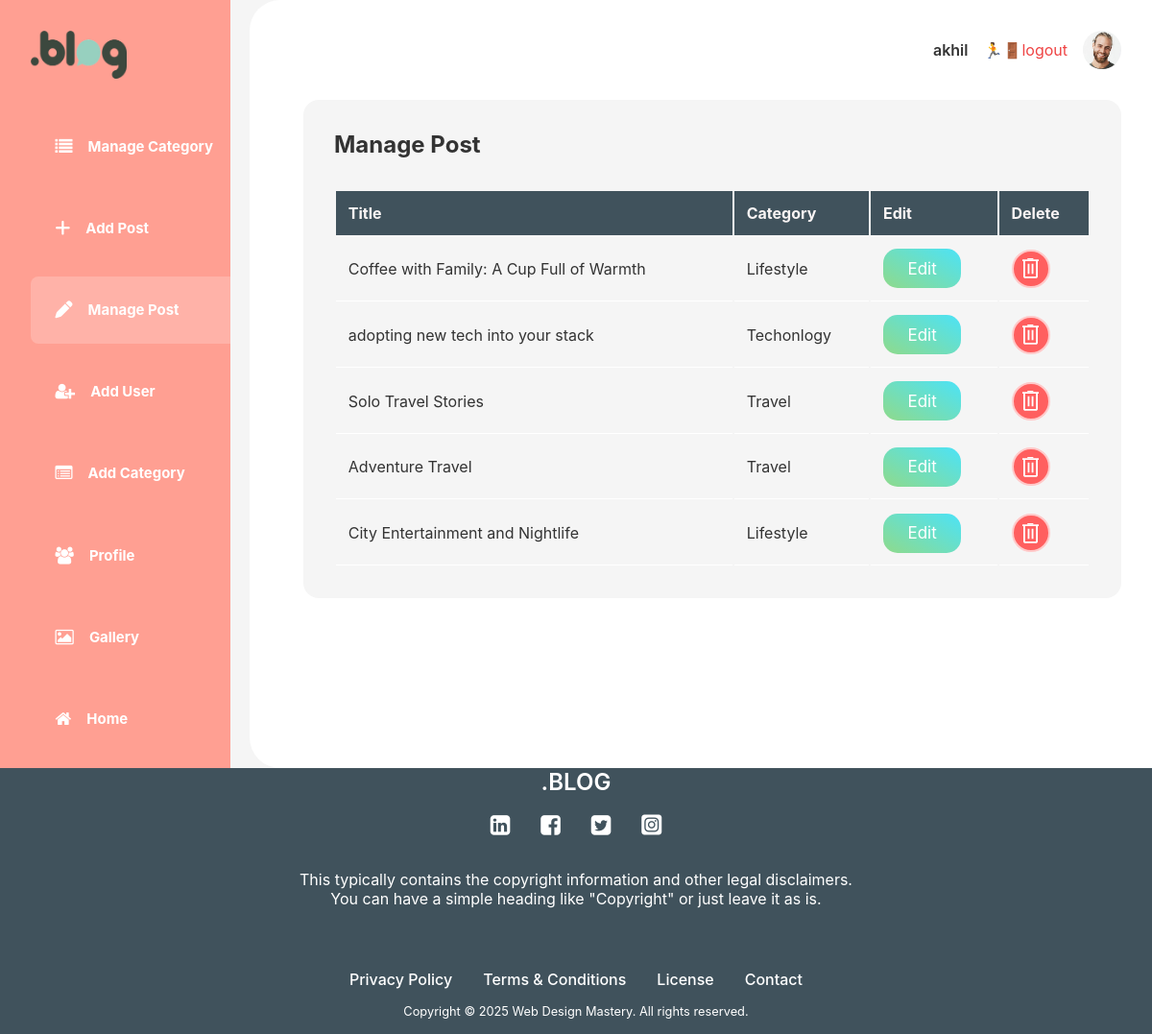
The app's page /manage-post/ (signed in) with its own data.
### home/models.py (models this page shows, shortened)
class profile(models.Model):
   user=models.OneToOneField(User, on_delete=models.CASCADE,null=True,blank=True)
   bio = models.TextField(blank=True)
   image=models.ImageField(upload_to='profilepic')

class ViewPost1(models.Model):
    title = models.CharField(max_length=200)
    content = models.TextField()
    imag = models.ImageField(upload_to='profile_picture/', null=True, blank=True)
    us= models.ForeignKey(User, on_delete=models.CASCADE,default=1)
    created_at = models.DateTimeField(auto_now_add=True)
    updated_at = models.DateTimeField(auto_now=True)
    cate=models.ForeignKey(Category,on_delete=models.CASCADE,null=True,blank=True)
    liked = models.ManyToManyField(User, default=None, blank=True,related_name='likes')

class Category(models.Model):
    name = models.CharField(max_length=100)
    def __str__(self):
        return self.name

### home/views.py (the view)
# urls.py: path('manage-post/', views.managepostfun),
@login_required
def managepostfun(request):
    v=ViewPost1.objects.filter(us=request.user)
    return render(request,'manage-post.html', {'view':v})

### home/templates/manage-post.html (shortened to what this page needs)
{%load static %}
<!DOCTYPE html>
<html lang="en">
<head>
   <link rel="stylesheet" href="{% static 'css/new.css' %}">
 <link rel="stylesheet" href="https://cdnjs.cloudflare.com/ajax/libs/font-awesome/6.7.2/css/all.min.css">
 <link rel="stylesheet" href="https://cdnjs.cloudflare.com/ajax/libs/font-awesome/4.7.0/css/font-awesome.min.css">
</head>
<body>
    <div class="container">
        <aside class="sidebar">
            <div class="brand">
                <img class="abc" src="{% static 'image/DotBlog_domain_logo-removebg-preview.png' %}" alt="">
            </div>
            <nav class="nav-menu">
              <a href="/Dashboard" ><i class="fa fa-list"></i>
                <h5>Manage Category</h5>
              </a>
              <a href="/addpost"><i class="fa fa-add"></i>
                <h5>Add Post</h5>
              </a>
              <a href="/manage-post" class="active" ><i class="fa fa-pen"></i>
                <h5>Manage Post</h5>
              </a>
              <a href="/register"><i class="fa fa-user-plus"></i>
                <h5>Add User</h5>
              </a>
              <a href="/add-category"><i class="fa fa-list-alt"></i>
                <h5>Add Category</h5>
              </a>
              <a href="/profile"><i class="fa fa-users"></i>
                <h5>Profile</h5>
              </a>
              <a href="/gellary"><i class="fa fa-picture-o"></i>
                <h5>Gallery</h5>
              </a>
              <a href="/blog"><i class="fa fa-home"></i>
                <h5>Home</h5>
              </a>
            </nav>
        </aside>
        <main class="main-content">
            <header class="top-bar">
                <div class="user-profile">
                    <span class="user-name">{{user}}</span>
                    {% if user.is_authenticated %}
                    <a href="/logout" style="color: #ef4444;text-decoration: none;"   ><span>🏃🚪</span>logout </a>
                    {% else %}
                    <a href="#" style="color: #ef4444;"> <span>🚪</span> Sign Out </a>
                    {% endif %}
                    {% if user.is_authenticated %}
                    <img src="{{user.profile.image.url}}" alt="Profile" class="avatar">
                    {% endif %}
                </div>
            </header>
            <section class="growth-section">
                <div class="section-header">
                  <h2>Manage Post</h2>
                </div>
                <table>
                  <thead>
                    <tr>
                     <th>Title</th>
                     <th>Category</th>
                     <th>Edit</th>
                     <th>Delete</th>
                    </tr>
                  </thead>
                 <tbody>
                    {% for i in view %}
                    <tr>
                        <td>{{i.title}}</td>
                        <td>{{i.cate}}</td>
                        <td><a href="/editpost/{{i.id}}" ><button class="buttons"> Edit </button></a></td>
                        <td><a href="/deletepost/{{i.id}}" ><button class="bin-button">
                          <svg
                            xmlns="http://www.w3.org/2000/svg"
                            fill="none"
                            viewBox="0 0 39 7"
                            class="bin-top"
                          >
                            <line stroke-width="4" stroke="white" y2="5" x2="39" y1="5"></line>
                            <line
                              stroke-width="3"
                              stroke="white"
                              y2="1.5"
                              x2="26.0357"
                              y1="1.5"
                              x1="12"
                            ></line>
                          </svg>
                        </button></a></td>
                    </tr>
                    {% endfor %}
                  </tbody>
                </table>
            </section>
        </main>
    </div>
    <section class="footer">
      <div class="section__container footer__container">
        <h4>.BLOG</h4>
        <div class="footer__socials">
          <span>
            <a href="#"><i class="fa fa-linkedin-square"></i></a>
          </span>
          <span>
            <a href="#"><i class="fa fa-facebook-square"></i></a>
          </span>
          <span>
            <a href="#"><i class="fa fa-twitter-square"></i></a>
          </span>
          <span>
            <a href="#"><i class="fa fa-instagram-square"></i></a>
          </span>
        </div>
        <p>
          This typically contains the copyright information and other legal disclaimers. You can have a simple heading
          like "Copyright" or just leave it as is.
        </p>
        <ul class="footer__nav">
          <li class="footer__link"><a href="/privacy">Privacy Policy</a></li>
          <li class="footer__link"><a href="/privacy">Terms & Conditions</a></li>
          <li class="footer__link"><a href="/privacy">License </a></li>
          <li class="footer__link"><a href="/about/#section3">Contact</a></li>
        </ul>
      </div>
      <div class="footer__bar">
        Copyright © 2025 Web Design Mastery. All rights reserved.
      </div>
    </section>
</body>
</html>

### home/static/css/new.css (style rules this page uses)
:root { --primary-color: #FF9F92; --primary-light: #FFE5E2; --text-color: #333; --gray-light: #f5f5f5; --white: #ffffff; --sidebar-width: 260px; }
* { margin: 0; padding: 0; box-sizing: border-box; }
body { font-family: 'Inter', system-ui, -apple-system, sans-serif; color: var(--text-color); background-color: var(--gray-light); overflow-x: hidden; }
.container { display: flex; min-height: 100vh; }
.sidebar { width: var(--sidebar-width); background-color: var(--primary-color); padding: 2rem; color: var(--white); display: flex; flex-direction: column; position:fixed; height: 100vh; max-height: 100vh !important; max-width: 80vw !important; overflow-x: hidden !important; overflow-y: auto !important; width: 20%; will-change: transform; transition: transform 0.3s ease; }
.brand .abc { width: 100px; height: 50px; }
.nav-menu { display: flex; flex-direction: column; gap: 1rem; margin-bottom: auto; margin-top: 2rem; width:220px; }
.nav-menu a { color: var(--white); text-decoration: none; padding: 0.8rem 1rem; border-radius: 8px; transition: background-color 0.3s; display: flex; gap: 1rem; align-items: center; padding: 1.6rem; text-decoration: none; font-size: 18px; }
.nav-menu a:hover, .nav-menu a.active { background-color: rgba(255, 255, 255, 0.2); }
.main-content { flex: 1; padding: 2rem; background-color: var(--white); border-radius: 32px 0 0 32px; margin-left: var(--sidebar-width); transition: margin-left 0.3s ease; }
.top-bar { display: flex; justify-content: space-between; align-items: center; margin-bottom: 2rem; flex-wrap: wrap; gap: 1rem; }
.user-profile { display: flex; align-items: center; gap: 1rem; }
.user-profile .user-name { font-weight: 600; }
.avatar { width: 40px; height: 40px; border-radius: 50%; }
.growth-section { background-color: var(--gray-light); padding: 2rem; border-radius: 16px; margin-bottom: 2rem; overflow-x: auto; }
.section-header { display: flex; flex-direction: column; gap: 0.5rem; margin-bottom: 2rem; }
.growth-section { margin-left: 1.5rem; }
.growth-section table { width: 100%; text-align: left; }
.growth-section tr th { background:#40525c; padding: 0.8rem; color: rgb(249, 244, 244); }
.growth-section table td { padding: 0.8rem; border-bottom:1px solid white; }
.buttons { border: none; color: #fff; background-image: linear-gradient(30deg, #8fda8b, #4ce3f7); border-radius: 15px; background-size: 100% auto; font-family: inherit; font-size: 17px; padding: 0.6em 1.5em; }
.bin-button { display: flex; flex-direction: column; align-items: center; justify-content: center; width: 40px; height: 40px; border-radius: 50%; background-color: rgb(255, 95, 95); cursor: pointer; border: 2px solid rgb(255, 201, 201); transition-duration: 0.3s; position: relative; overflow: hidden; }
.bin-bottom { width: 15px; z-index: 2; }
.bin-top { width: 17px; transform-origin: right; transition-duration: 0.3s; z-index: 2; }
.footer__container { text-align: center; background-color: #40525c; }
.footer__container h4 { margin-bottom: 1rem; font-size: 1.5rem; font-weight: 600; color:white ; }
.footer__socials { margin-bottom: 2rem; display: flex; align-items: center; justify-content: center; gap: 2rem; }
.footer__socials span a { font-size: 1.5rem; color: white; cursor: pointer; transition: 0.3s; }
.footer__container p { max-width: 600px; margin: auto; margin-bottom: 4rem; color: white; }
.footer__nav { list-style: none; display: flex; align-items: center; justify-content: center; flex-wrap: wrap; gap: 2rem; }
.footer__link a { font-weight: 500; color: white; text-decoration: none; }
.footer__bar { padding: 1rem; text-align: center; font-size: 0.8rem; border-top: 1px solid var(--extra-light); color: white; background-color: #40525c; }

### records on screen
ViewPost1: title "Coffee with Family: A Cup Full of Warmth", cate "Lifestyle"
ViewPost1: title "adopting new tech into your stack", cate "Techonlogy"
ViewPost1: title "Solo Travel Stories", cate "Travel"
ViewPost1: title "Adventure Travel", cate "Travel"
ViewPost1: title "City Entertainment and Nightlife", cate "Lifestyle"

### other values on screen
{{ user }} "akhil"
